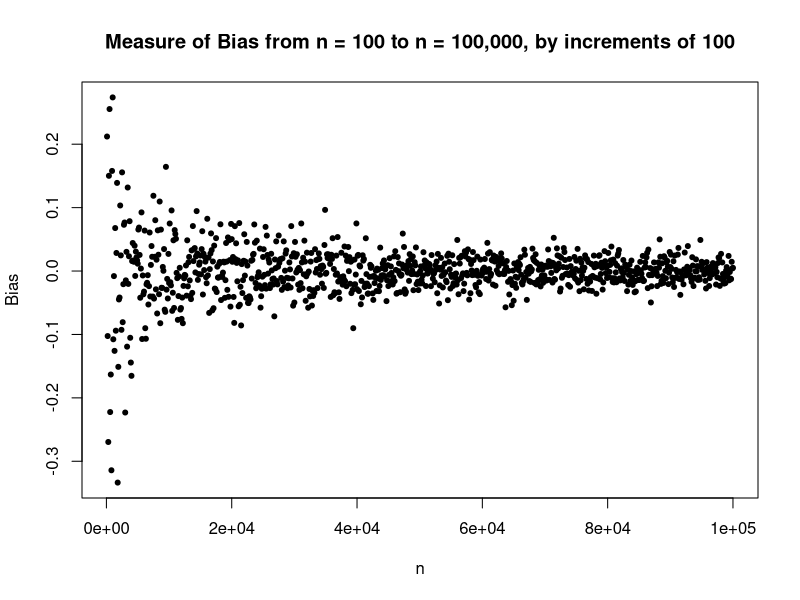
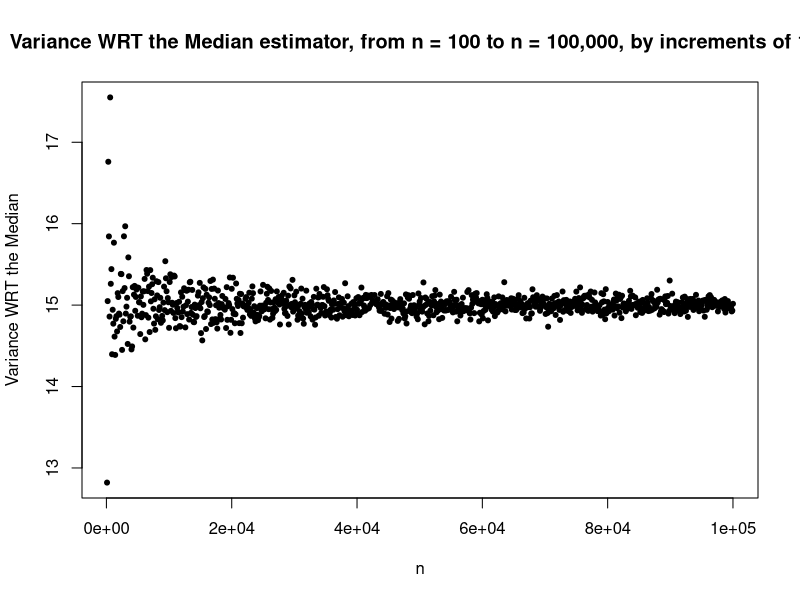
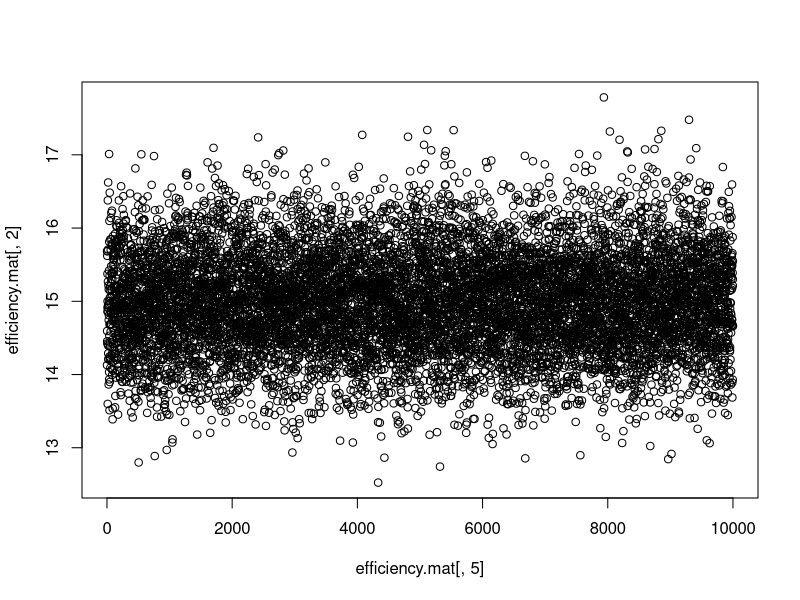
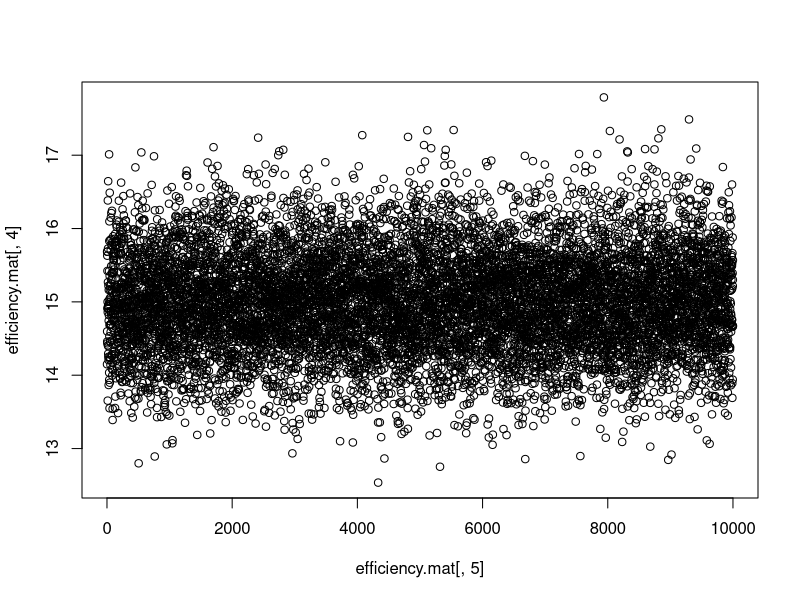

Generate these figures, in order, with R:
# Joseph Froelicher
# Dr. Alex Kaizer
# BIOS 6611
# 09/10/2020

### Problem 3 ###

# Part A #
set.seed(8675309)

height <- rnorm(100, 70, sqrt(15))

bias <- median(height) - 70

# Part B & C #
set.seed(8675309)
vec.length <- 100000/100
bias.mat <- matrix(NA, vec.length, 4)
iter <- 0
mean <- 70
sd <- sqrt(15)

for ( i in seq(100, 100000, 100) ) {
  iter <- iter + 1
  
  height <- rnorm(i, mean, sd)
  median <- median(height)
  
  median.vec <- rep(median, i)
  
  bias.mat[iter, 1] <- i / 100
  bias <- median - mean
  bias.mat[iter, 2] <- bias
  sum <- 0
  
  for ( h in height ) {
    sum <- sum + ( ( h - median ) ** 2 )
  }
  
  bias.mat[iter, 3] <- sum / length(height)
  bias.mat[iter, 4] <- iter * 100
}

head(bias.mat)

plot(
  bias.mat[,4],
  bias.mat[,2],
  main = "Measure of Bias from n = 100 to n = 100,000, by increments of 100",
  xlab = "n",
  ylab = "Bias",
  pch = 20
)

plot(
  bias.mat[,4],
  bias.mat[,3],
  main = "Variance WRT the Median estimator, from n = 100 to n = 100,000, by increments of 100",
  xlab = "n",
  ylab = "Variance WRT the Median",
  pch = 20
)


# Part D #
efficiency.mat <- matrix(NA, 10000, 5)

for ( i in seq(1, 10000, 1) ) {
  height <- rnorm(1000, mean, sd)
  
  efficiency.mat[i, 1] <- mean(height)
  efficiency.mat[i, 3] <- median(height)
  
  mean.var <- 0
  median.var <- 0
  
  mean.e <- mean(height)
  median.e <- median(height)
  
  for ( h in height ) {
    mean.var <- mean.var + ( ( h - mean.e ) ** 2 )
    median.var <- median.var + ( ( h - median.e ) ** 2 )
  }
  
  mean.var <- mean.var / length(height)
  median.var <- median.var / length(height)

  efficiency.mat[i, 2] <- mean.var
  efficiency.mat[i, 4] <- median.var
  efficiency.mat[i, 5] <- i
}

plot(
  efficiency.mat[,5],
  efficiency.mat[,2]
)

plot(
  efficiency.mat[,5],
  efficiency.mat[,4]
)
